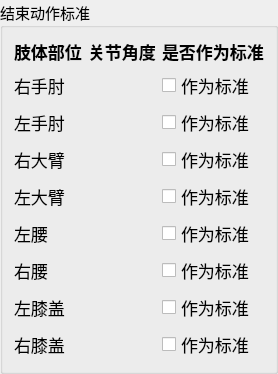
                  <widget class="QGroupBox" name="groupBox_4">
                   <property name="font">
                    <font>
                     <family>微软雅黑</family>
                     <pointsize>11</pointsize>
                    </font>
                   </property>
                   <property name="title">
                    <string>结束动作标准</string>
                   </property>
                   <layout class="QGridLayout" name="gridLayout_4">
                    <item row="9" column="2">
                     <widget class="QCheckBox" name="checkBox_left_knee">
                      <property name="font">
                       <font>
                        <family>微软雅黑</family>
                        <pointsize>13</pointsize>
                       </font>
                      </property>
                      <property name="styleSheet">
                       <string notr="true">QCheckBox::indicator {
width: 25px;
height: 25px;
}; 
</string>
                      </property>
                      <property name="text">
                       <string>作为标准</string>
                      </property>
                      <property name="iconSize">
                       <size>
                        <width>20</width>
                        <height>20</height>
                       </size>
                      </property>
                      <property name="tristate">
                       <bool>false</bool>
                      </property>
                     </widget>
                    </item>
                    <item row="5" column="0">
                     <widget class="QLabel" name="label_right_shoulder_2">
                      <property name="font">
                       <font>
                        <family>微软雅黑</family>
                        <pointsize>13</pointsize>
                       </font>
                      </property>
                      <property name="text">
                       <string>右大臂</string>
                      </property>
                      <property name="alignment">
                       <set>Qt::AlignLeading|Qt::AlignLeft|Qt::AlignVCenter</set>
                      </property>
                     </widget>
                    </item>
                    <item row="1" column="0">
                     <widget class="QLabel" name="label_right_elbow_2">
                      <property name="font">
                       <font>
                        <family>微软雅黑</family>
                        <pointsize>13</pointsize>
                       </font>
                      </property>
                      <property name="text">
                       <string>右手肘</string>
                      </property>
                      <property name="alignment">
                       <set>Qt::AlignLeading|Qt::AlignLeft|Qt::AlignVCenter</set>
                      </property>
                     </widget>
                    </item>
                    <item row="0" column="0">
                     <widget class="QLabel" name="label_10">
                      <property name="sizePolicy">
                       <sizepolicy hsizetype="Preferred" vsizetype="Fixed">
                        <horstretch>0</horstretch>
                        <verstretch>0</verstretch>
                       </sizepolicy>
                      </property>
                      <property name="font">
                       <font>
                        <family>微软雅黑</family>
                        <pointsize>13</pointsize>
                        <weight>75</weight>
                        <bold>true</bold>
                       </font>
                      </property>
                      <property name="text">
                       <string>肢体部位</string>
                      </property>
                      <property name="alignment">
                       <set>Qt::AlignLeading|Qt::AlignLeft|Qt::AlignVCenter</set>
                      </property>
                     </widget>
                    </item>
                    <item row="7" column="2">
                     <widget class="QCheckBox" name="checkBox_left_hip">
                      <property name="font">
                       <font>
                        <family>微软雅黑</family>
                        <pointsize>13</pointsize>
                       </font>
                      </property>
                      <property name="styleSheet">
                       <string notr="true">QCheckBox::indicator {
width: 25px;
height: 25px;
}; 
</string>
                      </property>
                      <property name="text">
                       <string>作为标准</string>
                      </property>
                      <property name="iconSize">
                       <size>
                        <width>20</width>
                        <height>20</height>
                       </size>
                      </property>
                      <property name="tristate">
                       <bool>false</bool>
                      </property>
                     </widget>
                    </item>
                    <item row="8" column="0">
                     <widget class="QLabel" name="label_right_hip_2">
                      <property name="font">
                       <font>
                        <family>微软雅黑</family>
                        <pointsize>13</pointsize>
                       </font>
                      </property>
                      <property name="text">
                       <string>右腰</string>
                      </property>
                      <property name="alignment">
                       <set>Qt::AlignLeading|Qt::AlignLeft|Qt::AlignVCenter</set>
                      </property>
                     </widget>
                    </item>
                    <item row="0" column="1">
                     <widget class="QLabel" name="label_8">
                      <property name="sizePolicy">
                       <sizepolicy hsizetype="Preferred" vsizetype="Fixed">
                        <horstretch>0</horstretch>
                        <verstretch>0</verstretch>
                       </sizepolicy>
                      </property>
                      <property name="font">
                       <font>
                        <family>微软雅黑</family>
                        <pointsize>13</pointsize>
                        <weight>75</weight>
                        <bold>true</bold>
                       </font>
                      </property>
                      <property name="text">
                       <string>关节角度</string>
                      </property>
                      <property name="alignment">
                       <set>Qt::AlignLeading|Qt::AlignLeft|Qt::AlignVCenter</set>
                      </property>
                     </widget>
                    </item>
                    <item row="10" column="1">
                     <widget class="QLabel" name="label_right_knee_data_2">
                      <property name="font">
                       <font>
                        <family>微软雅黑</family>
                        <pointsize>13</pointsize>
                       </font>
                      </property>
                      <property name="text">
                       <string/>
                      </property>
                      <property name="alignment">
                       <set>Qt::AlignLeading|Qt::AlignLeft|Qt::AlignVCenter</set>
                      </property>
                     </widget>
                    </item>
                    <item row="6" column="2">
                     <widget class="QCheckBox" name="checkBox_left_shoulder">
                      <property name="font">
                       <font>
                        <family>微软雅黑</family>
                        <pointsize>13</pointsize>
                       </font>
                      </property>
                      <property name="styleSheet">
                       <string notr="true">QCheckBox::indicator {
width: 25px;
height: 25px;
}; 
</string>
                      </property>
                      <property name="text">
                       <string>作为标准</string>
                      </property>
                      <property name="iconSize">
                       <size>
                        <width>20</width>
                        <height>20</height>
                       </size>
                      </property>
                      <property name="tristate">
                       <bool>false</bool>
                      </property>
                     </widget>
                    </item>
                    <item row="10" column="0">
                     <widget class="QLabel" name="label_right_knee_2">
                      <property name="font">
                       <font>
                        <family>微软雅黑</family>
                        <pointsize>13</pointsize>
                       </font>
                      </property>
                      <property name="text">
                       <string>右膝盖</string>
                      </property>
                      <property name="alignment">
                       <set>Qt::AlignLeading|Qt::AlignLeft|Qt::AlignVCenter</set>
                      </property>
                     </widget>
                    </item>
                    <item row="6" column="1">
                     <widget class="QLabel" name="label_left_shoulder_data_2">
                      <property name="font">
                       <font>
                        <family>微软雅黑</family>
                        <pointsize>13</pointsize>
                       </font>
                      </property>
                      <property name="text">
                       <string/>
                      </property>
                      <property name="alignment">
                       <set>Qt::AlignLeading|Qt::AlignLeft|Qt::AlignVCenter</set>
                      </property>
                     </widget>
                    </item>
                    <item row="8" column="1">
                     <widget class="QLabel" name="label_right_hip_data_2">
                      <property name="font">
                       <font>
                        <family>微软雅黑</family>
                        <pointsize>13</pointsize>
                       </font>
                      </property>
                      <property name="text">
                       <string/>
                      </property>
                      <property name="alignment">
                       <set>Qt::AlignLeading|Qt::AlignLeft|Qt::AlignVCenter</set>
                      </property>
                     </widget>
                    </item>
                    <item row="9" column="1">
                     <widget class="QLabel" name="label_left_knee_data_2">
                      <property name="font">
                       <font>
                        <family>微软雅黑</family>
                        <pointsize>13</pointsize>
                       </font>
                      </property>
                      <property name="text">
                       <string/>
                      </property>
                      <property name="alignment">
                       <set>Qt::AlignLeading|Qt::AlignLeft|Qt::AlignVCenter</set>
                      </property>
                     </widget>
                    </item>
                    <item row="4" column="1">
                     <widget class="QLabel" name="label_left_elbow_data_2">
                      <property name="font">
                       <font>
                        <family>微软雅黑</family>
                        <pointsize>13</pointsize>
                       </font>
                      </property>
                      <property name="text">
                       <string/>
                      </property>
                      <property name="alignment">
                       <set>Qt::AlignLeading|Qt::AlignLeft|Qt::AlignVCenter</set>
                      </property>
                     </widget>
                    </item>
                    <item row="1" column="2">
                     <widget class="QCheckBox" name="checkBox_right_elbow">
                      <property name="font">
                       <font>
                        <family>微软雅黑</family>
                        <pointsize>13</pointsize>
                       </font>
                      </property>
                      <property name="styleSheet">
                       <string notr="true">QCheckBox::indicator {
width: 25px;
height: 25px;
}; 
</string>
                      </property>
                      <property name="text">
                       <string>作为标准</string>
                      </property>
                      <property name="iconSize">
                       <size>
                        <width>20</width>
                        <height>20</height>
                       </size>
                      </property>
                      <property name="tristate">
                       <bool>false</bool>
                      </property>
                     </widget>
                    </item>
                    <item row="10" column="2">
                     <widget class="QCheckBox" name="checkBox_right_knee">
                      <property name="font">
                       <font>
                        <family>微软雅黑</family>
                        <pointsize>13</pointsize>
                       </font>
                      </property>
                      <property name="styleSheet">
                       <string notr="true">QCheckBox::indicator {
width: 25px;
height: 25px;
}; 
</string>
                      </property>
                      <property name="text">
                       <string>作为标准</string>
                      </property>
                      <property name="iconSize">
                       <size>
                        <width>20</width>
                        <height>20</height>
                       </size>
                      </property>
                      <property name="tristate">
                       <bool>false</bool>
                      </property>
                     </widget>
                    </item>
                    <item row="4" column="0">
                     <widget class="QLabel" name="label_left_elbow_2">
                      <property name="font">
                       <font>
                        <family>微软雅黑</family>
                        <pointsize>13</pointsize>
                       </font>
                      </property>
                      <property name="text">
                       <string>左手肘</string>
                      </property>
                      <property name="alignment">
                       <set>Qt::AlignLeading|Qt::AlignLeft|Qt::AlignVCenter</set>
                      </property>
                     </widget>
                    </item>
                    <item row="7" column="0">
                     <widget class="QLabel" name="label_left_hip_2">
                      <property name="font">
                       <font>
                        <family>微软雅黑</family>
                        <pointsize>13</pointsize>
                       </font>
                      </property>
                      <property name="text">
                       <string>左腰</string>
                      </property>
                      <property name="alignment">
                       <set>Qt::AlignLeading|Qt::AlignLeft|Qt::AlignVCenter</set>
                      </property>
                     </widget>
                    </item>
                    <item row="1" column="1">
                     <widget class="QLabel" name="label_right_elbow_data_2">
                      <property name="font">
                       <font>
                        <family>微软雅黑</family>
                        <pointsize>13</pointsize>
                       </font>
                      </property>
                      <property name="text">
                       <string/>
                      </property>
                      <property name="alignment">
                       <set>Qt::AlignLeading|Qt::AlignLeft|Qt::AlignVCenter</set>
                      </property>
                     </widget>
                    </item>
                    <item row="9" column="0">
                     <widget class="QLabel" name="label_left_knee_2">
                      <property name="font">
                       <font>
                        <family>微软雅黑</family>
                        <pointsize>13</pointsize>
                       </font>
                      </property>
                      <property name="text">
                       <string>左膝盖</string>
                      </property>
                      <property name="alignment">
                       <set>Qt::AlignLeading|Qt::AlignLeft|Qt::AlignVCenter</set>
                      </property>
                     </widget>
                    </item>
                    <item row="5" column="1">
                     <widget class="QLabel" name="label_right_shoulder_data_2">
                      <property name="font">
                       <font>
                        <family>微软雅黑</family>
                        <pointsize>13</pointsize>
                       </font>
                      </property>
                      <property name="text">
                       <string/>
                      </property>
                      <property name="alignment">
                       <set>Qt::AlignLeading|Qt::AlignLeft|Qt::AlignVCenter</set>
                      </property>
                     </widget>
                    </item>
                    <item row="8" column="2">
                     <widget class="QCheckBox" name="checkBox_right_hip">
                      <property name="font">
                       <font>
                        <family>微软雅黑</family>
                        <pointsize>13</pointsize>
                       </font>
                      </property>
                      <property name="styleSheet">
                       <string notr="true">QCheckBox::indicator {
width: 25px;
height: 25px;
}; 
</string>
                      </property>
                      <property name="text">
                       <string>作为标准</string>
                      </property>
                      <property name="iconSize">
                       <size>
                        <width>20</width>
                        <height>20</height>
                       </size>
                      </property>
                      <property name="tristate">
                       <bool>false</bool>
                      </property>
                     </widget>
                    </item>
                    <item row="6" column="0">
                     <widget class="QLabel" name="label_left_shoulder_2">
                      <property name="font">
                       <font>
                        <family>微软雅黑</family>
                        <pointsize>13</pointsize>
                       </font>
                      </property>
                      <property name="text">
                       <string>左大臂</string>
                      </property>
                      <property name="alignment">
                       <set>Qt::AlignLeading|Qt::AlignLeft|Qt::AlignVCenter</set>
                      </property>
                     </widget>
                    </item>
                    <item row="7" column="1">
                     <widget class="QLabel" name="label_left_hip_data_2">
                      <property name="font">
                       <font>
                        <family>微软雅黑</family>
                        <pointsize>13</pointsize>
                       </font>
                      </property>
                      <property name="text">
                       <string/>
                      </property>
                      <property name="alignment">
                       <set>Qt::AlignLeading|Qt::AlignLeft|Qt::AlignVCenter</set>
                      </property>
                     </widget>
                    </item>
                    <item row="0" column="2">
                     <widget class="QLabel" name="label_11">
                      <property name="sizePolicy">
                       <sizepolicy hsizetype="Preferred" vsizetype="Fixed">
                        <horstretch>0</horstretch>
                        <verstretch>0</verstretch>
                       </sizepolicy>
                      </property>
                      <property name="font">
                       <font>
                        <family>微软雅黑</family>
                        <pointsize>13</pointsize>
                        <weight>75</weight>
                        <bold>true</bold>
                       </font>
                      </property>
                      <property name="text">
                       <string>是否作为标准</string>
                      </property>
                      <property name="alignment">
                       <set>Qt::AlignLeading|Qt::AlignLeft|Qt::AlignVCenter</set>
                      </property>
                     </widget>
                    </item>
                    <item row="5" column="2">
                     <widget class="QCheckBox" name="checkBox_right_shoulder">
                      <property name="font">
                       <font>
                        <family>微软雅黑</family>
                        <pointsize>13</pointsize>
                       </font>
                      </property>
                      <property name="styleSheet">
                       <string notr="true">QCheckBox::indicator {
width: 25px;
height: 25px;
}; 
</string>
                      </property>
                      <property name="text">
                       <string>作为标准</string>
                      </property>
                      <property name="iconSize">
                       <size>
                        <width>20</width>
                        <height>20</height>
                       </size>
                      </property>
                      <property name="tristate">
                       <bool>false</bool>
                      </property>
                     </widget>
                    </item>
                    <item row="4" column="2">
                     <widget class="QCheckBox" name="checkBox_left_elbow">
                      <property name="font">
                       <font>
                        <family>微软雅黑</family>
                        <pointsize>13</pointsize>
                       </font>
                      </property>
                      <property name="styleSheet">
                       <string notr="true">QCheckBox::indicator {
width: 25px;
height: 25px;
}; 
</string>
                      </property>
                      <property name="text">
                       <string>作为标准</string>
                      </property>
                      <property name="iconSize">
                       <size>
                        <width>20</width>
                        <height>20</height>
                       </size>
                      </property>
                      <property name="tristate">
                       <bool>false</bool>
                      </property>
                     </widget>
                    </item>
                   </layout>
                  </widget>
